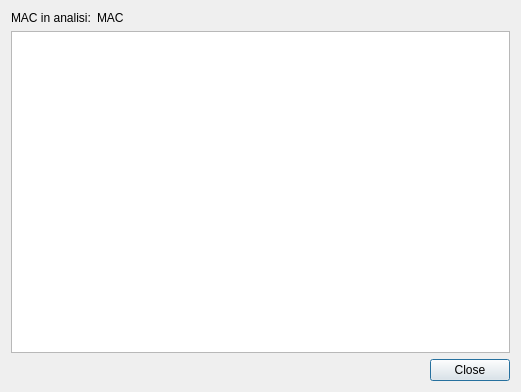
<?xml version="1.0" encoding="UTF-8"?>
<ui version="4.0">
 <class>RandomDialog</class>
 <widget class="QDialog" name="RandomDialog">
  <property name="geometry">
   <rect>
    <x>0</x>
    <y>0</y>
    <width>521</width>
    <height>392</height>
   </rect>
  </property>
  <property name="windowTitle">
   <string>Localizzazione MAC</string>
  </property>
  <layout class="QVBoxLayout" name="verticalLayout">
   <item>
    <layout class="QHBoxLayout" name="horizontalLayout" stretch="0,2">
     <item>
      <widget class="QLabel" name="label">
       <property name="text">
        <string>MAC in analisi:</string>
       </property>
      </widget>
     </item>
     <item>
      <widget class="QLabel" name="macLabel">
       <property name="text">
        <string>MAC</string>
       </property>
      </widget>
     </item>
    </layout>
   </item>
   <item>
    <widget class="MacPlotView" name="macPlot"/>
   </item>
   <item>
    <widget class="QDialogButtonBox" name="buttonBox">
     <property name="orientation">
      <enum>Qt::Horizontal</enum>
     </property>
     <property name="standardButtons">
      <set>QDialogButtonBox::Close</set>
     </property>
    </widget>
   </item>
  </layout>
 </widget>
 <customwidgets>
  <customwidget>
   <class>MacPlotView</class>
   <extends>QGraphicsView</extends>
   <header>windows/plots/mac/MacPlotView.h</header>
  </customwidget>
 </customwidgets>
 <resources/>
 <connections>
  <connection>
   <sender>buttonBox</sender>
   <signal>accepted()</signal>
   <receiver>RandomDialog</receiver>
   <slot>accept()</slot>
   <hints>
    <hint type="sourcelabel">
     <x>248</x>
     <y>254</y>
    </hint>
    <hint type="destinationlabel">
     <x>157</x>
     <y>274</y>
    </hint>
   </hints>
  </connection>
  <connection>
   <sender>buttonBox</sender>
   <signal>rejected()</signal>
   <receiver>RandomDialog</receiver>
   <slot>reject()</slot>
   <hints>
    <hint type="sourcelabel">
     <x>316</x>
     <y>260</y>
    </hint>
    <hint type="destinationlabel">
     <x>286</x>
     <y>274</y>
    </hint>
   </hints>
  </connection>
 </connections>
</ui>
